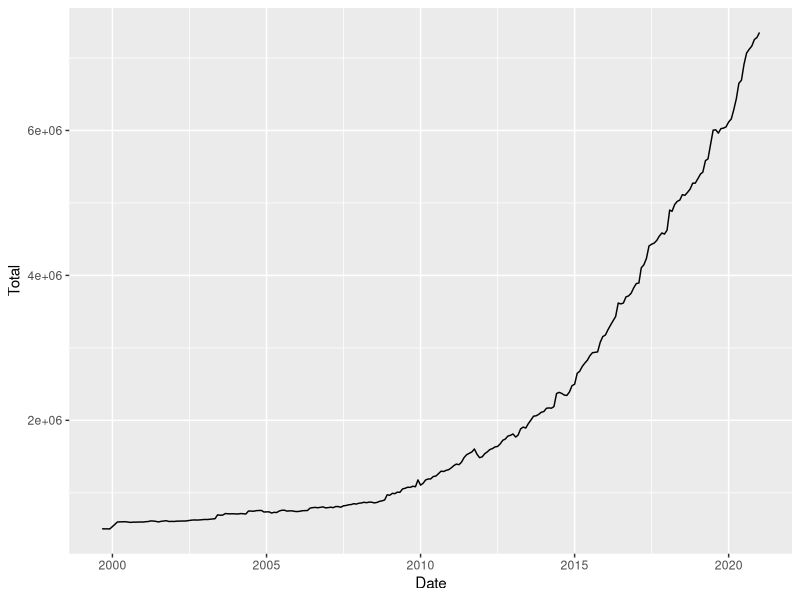
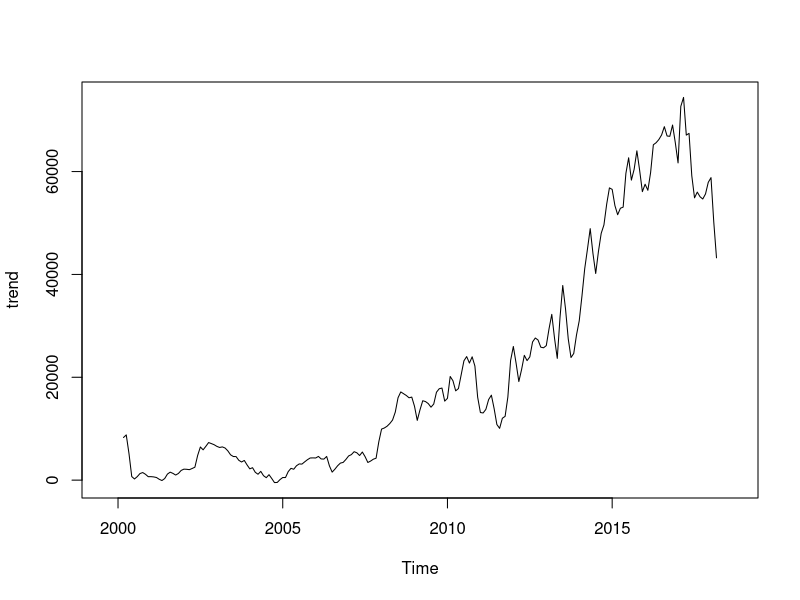
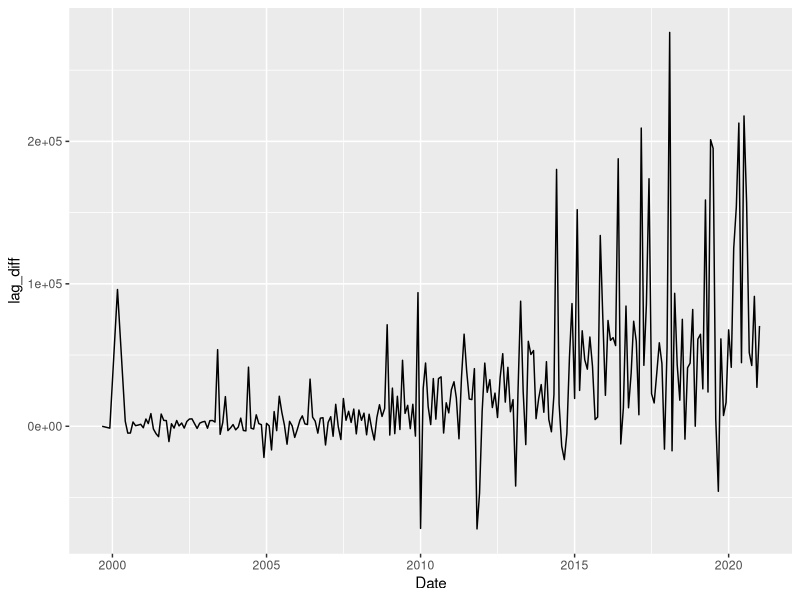
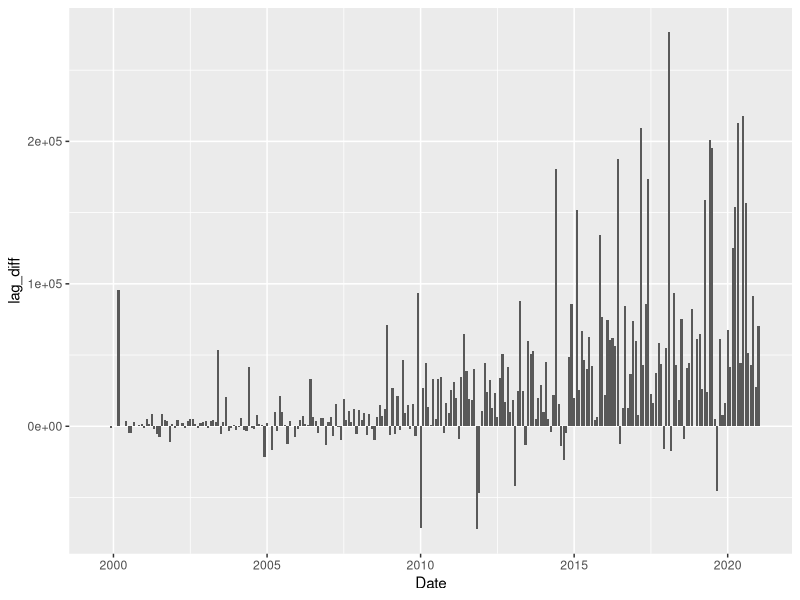

Generate these figures, in order, with R:

setwd("/media/mburu/mburu/R/kenya debt")

setwd("E:/R/kenya debt")
library(tidyverse)

library(data.table)

kenya_debt <- read_csv( "Public Debt (Ksh Million).csv") %>%setDT()

kenya_debt[, Date := as.Date(paste(Year, Month, "01", sep = "-"), format = "%Y-%B-%d")]

ggplot(kenya_debt, aes(Date, Total)) +geom_line()
        

kenya_debt <- kenya_debt[order(kenya_debt$Date)]

x <- diff(kenya_debt$Total,lag = 1)
y <- c(0, x)

kenya_debt[, lag_diff := y]
dec <- decompose(ts(kenya_debt$lag_diff, start = c(1999, 09), end = c(2018, 09), frequency = 12))
trend <- dec$trend

plot(trend)
ggplot(kenya_debt, aes(Date, lag_diff)) +geom_line()

start <- as.Date("1999-09-01")
end <- as.Date("2019-12-01")
x2 <- seq.Date(start, end, by = "year" )

x3 <- c()
for (i in 1:21) {
    
    if( i%%2 !=0 ) x3 <- append(x3, i)
}

x2 <- x2[x3]
library(ggthemes)
library(gganimate)

options(gganimate.dev_args = list(width = 700, height = 500))
ggplot(kenya_debt, aes(Date, Total * 1e-06)) + 
    geom_line(size = 2) + 
    geom_label(aes(Date+100, Total*1e-06, label = round(Total*1e-06, 1)), size = 5,
              face = "bold") + 
    transition_reveal(Date) + 
    labs(title = 'Kenya Public Debt Sept-1999 - Sept-2018', y = 'Debt(in Trillions, KES)',
         caption = "@mmburu_w") +
    scale_x_date(breaks = x2, date_labels = "%b-%y", limits = c(start, end))+
    theme_hc() +
    theme(#plot.margin = margin(10.5, 2, 3, 2),
           axis.text = element_text(face = "bold", size =12),
          plot.title = element_text(face = "bold"),
          axis.title = element_text(size =12, face = "bold"))



    ggplot(kenya_debt, aes(Date, lag_diff)) +geom_bar(stat = "identity")
